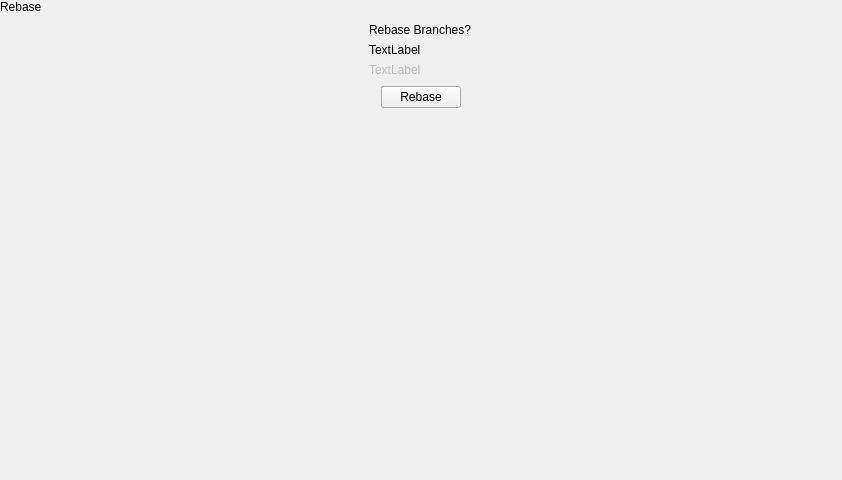
<?xml version="1.0" encoding="UTF-8"?>
<ui version="4.0">
 <class>RebaseSnapIn</class>
 <widget class="QWidget" name="RebaseSnapIn">
  <property name="geometry">
   <rect>
    <x>0</x>
    <y>0</y>
    <width>842</width>
    <height>480</height>
   </rect>
  </property>
  <property name="windowTitle">
   <string notr="true">Form</string>
  </property>
  <layout class="QVBoxLayout" name="verticalLayout">
   <property name="spacing">
    <number>0</number>
   </property>
   <property name="leftMargin">
    <number>0</number>
   </property>
   <property name="topMargin">
    <number>0</number>
   </property>
   <property name="rightMargin">
    <number>0</number>
   </property>
   <property name="bottomMargin">
    <number>0</number>
   </property>
   <item>
    <widget class="tStackedWidget" name="stackedWidget">
     <property name="currentIndex">
      <number>0</number>
     </property>
     <widget class="QWidget" name="mergePage">
      <layout class="QVBoxLayout" name="verticalLayout_2">
       <property name="spacing">
        <number>0</number>
       </property>
       <property name="leftMargin">
        <number>0</number>
       </property>
       <property name="topMargin">
        <number>0</number>
       </property>
       <property name="rightMargin">
        <number>0</number>
       </property>
       <property name="bottomMargin">
        <number>0</number>
       </property>
       <item>
        <widget class="tTitleLabel" name="titleLabel">
         <property name="text">
          <string>Rebase</string>
         </property>
        </widget>
       </item>
       <item alignment="Qt::AlignHCenter">
        <widget class="QWidget" name="rebaseOptionsWidget" native="true">
         <layout class="QVBoxLayout" name="verticalLayout_3">
          <item>
           <widget class="tSubtitleLabel" name="label_2">
            <property name="text">
             <string>Rebase Branches?</string>
            </property>
           </widget>
          </item>
          <item>
           <widget class="QLabel" name="rebaseDescription">
            <property name="text">
             <string notr="true">TextLabel</string>
            </property>
           </widget>
          </item>
          <item>
           <widget class="QLabel" name="rebaseInformation">
            <property name="enabled">
             <bool>false</bool>
            </property>
            <property name="text">
             <string notr="true">TextLabel</string>
            </property>
           </widget>
          </item>
         </layout>
        </widget>
       </item>
       <item alignment="Qt::AlignHCenter">
        <widget class="QPushButton" name="rebaseButton">
         <property name="text">
          <string>Rebase</string>
         </property>
        </widget>
       </item>
       <item>
        <spacer name="verticalSpacer">
         <property name="orientation">
          <enum>Qt::Vertical</enum>
         </property>
         <property name="sizeHint" stdset="0">
          <size>
           <width>20</width>
           <height>270</height>
          </size>
         </property>
        </spacer>
       </item>
      </layout>
     </widget>
     <widget class="QWidget" name="mergeUnavailablePage">
      <layout class="QVBoxLayout" name="verticalLayout_5">
       <property name="spacing">
        <number>0</number>
       </property>
       <property name="leftMargin">
        <number>0</number>
       </property>
       <property name="topMargin">
        <number>0</number>
       </property>
       <property name="rightMargin">
        <number>0</number>
       </property>
       <property name="bottomMargin">
        <number>0</number>
       </property>
       <item>
        <widget class="tTitleLabel" name="titleLabel_2">
         <property name="text">
          <string>Merge</string>
         </property>
        </widget>
       </item>
       <item alignment="Qt::AlignHCenter">
        <widget class="QWidget" name="mergeUnavailableWidget" native="true">
         <layout class="QVBoxLayout" name="verticalLayout_4">
          <item>
           <widget class="tSubtitleLabel" name="mergeUnavailableTitle">
            <property name="text">
             <string notr="true">Unable to merge</string>
            </property>
           </widget>
          </item>
          <item>
           <widget class="QLabel" name="mergeUnavailableText">
            <property name="text">
             <string notr="true">TextLabel</string>
            </property>
           </widget>
          </item>
         </layout>
        </widget>
       </item>
       <item alignment="Qt::AlignHCenter">
        <widget class="QPushButton" name="mergeUnavailableButton">
         <property name="text">
          <string>OK</string>
         </property>
        </widget>
       </item>
       <item>
        <spacer name="verticalSpacer_2">
         <property name="orientation">
          <enum>Qt::Vertical</enum>
         </property>
         <property name="sizeHint" stdset="0">
          <size>
           <width>20</width>
           <height>201</height>
          </size>
         </property>
        </spacer>
       </item>
      </layout>
     </widget>
    </widget>
   </item>
  </layout>
 </widget>
 <customwidgets>
  <customwidget>
   <class>tStackedWidget</class>
   <extends>QStackedWidget</extends>
   <header location="global">tstackedwidget.h</header>
   <container>1</container>
   <slots>
    <signal>switchingFrame(int)</signal>
   </slots>
  </customwidget>
  <customwidget>
   <class>tTitleLabel</class>
   <extends>QLabel</extends>
   <header location="global">ttitlelabel.h</header>
   <slots>
    <signal>backButtonClicked()</signal>
   </slots>
  </customwidget>
  <customwidget>
   <class>tSubtitleLabel</class>
   <extends>QLabel</extends>
   <header location="global">tsubtitlelabel.h</header>
  </customwidget>
 </customwidgets>
 <resources/>
 <connections/>
</ui>
